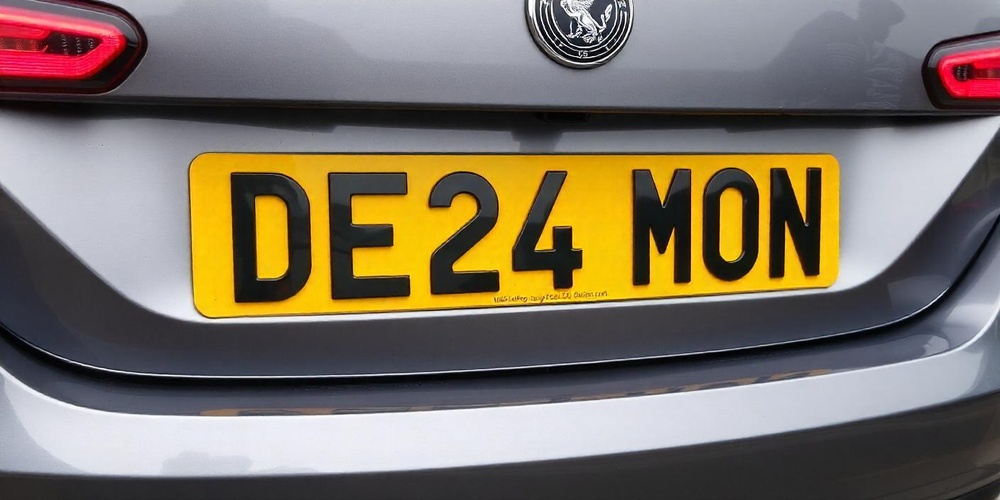
#> input picture car.jpg, 1000 x 500 px, shrunk from 1408 x 704 before the run
$ jupyter execute workshop5.ipynb
#> lines starting #> are read from the running program, lines starting #| are printed output that depends on the picture
## WORKSHOP -5: License-Plate-Detection-using-OpenCV-and-Haar-Cascade
## NAME : AANKARSH J
## REG.NO: 212223233001

[cell 1]
import cv2
import os
import urllib.request
import matplotlib.pyplot as plt

[cell 2]
img = cv2.imread('car.jpg')
#> img is the input picture: shape (500, 1000, 3); mean B, G, R 101.5, 115.3, 125.3

[cell 3]
img_rgb = cv2.cvtColor(img, cv2.COLOR_BGR2RGB)

plt.imshow(img_rgb)
plt.title("Input Image")
plt.axis('off')
plt.show()


gray = cv2.cvtColor(img, cv2.COLOR_BGR2GRAY)
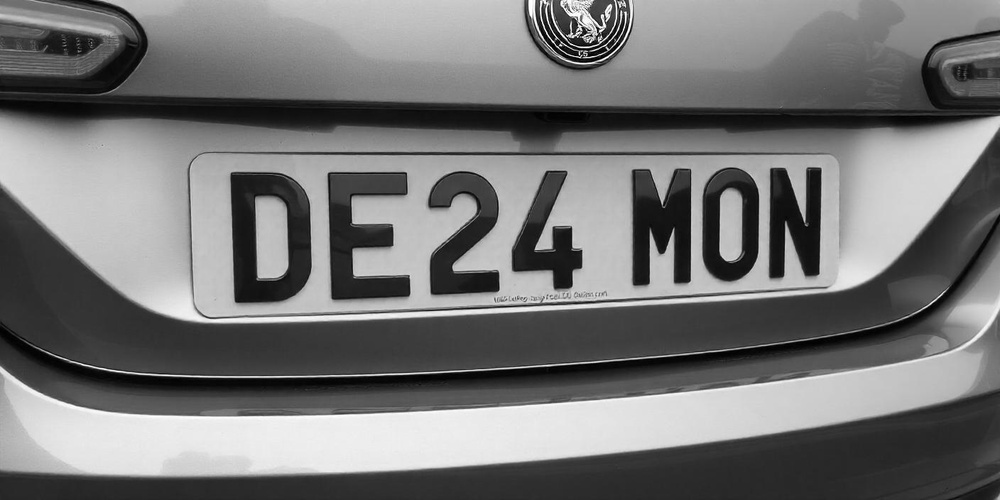
#> gray: shape (500, 1000); min 0, max 255, mean 116.7
plt.imshow(gray, cmap='gray')
plt.title("Grayscale Image")
plt.axis('off')
plt.show()

cascade_url = "https://raw.githubusercontent.com/opencv/opencv/master/data/haarcascades/haarcascade_russian_plate_number.xml"
cascade_file = "haarcascade_russian_plate_number.xml"

if not os.path.exists(cascade_file):
    urllib.request.urlretrieve(cascade_url, cascade_file)
#> (this line was passed over: the network is not available in this run)
    print(" Haar Cascade downloaded successfully.")
else:
    print(" Haar Cascade file found.")

plate_cascade = cv2.CascadeClassifier(cascade_file)

if plate_cascade.empty():
    raise IOError(" Haar Cascade failed to load. Check file path or download again.")
else:
    print(" Haar Cascade loaded successfully.")

[cell 4]
gray_blur = cv2.GaussianBlur(gray, (5, 5), 0)
gray_eq = cv2.equalizeHist(gray_blur)
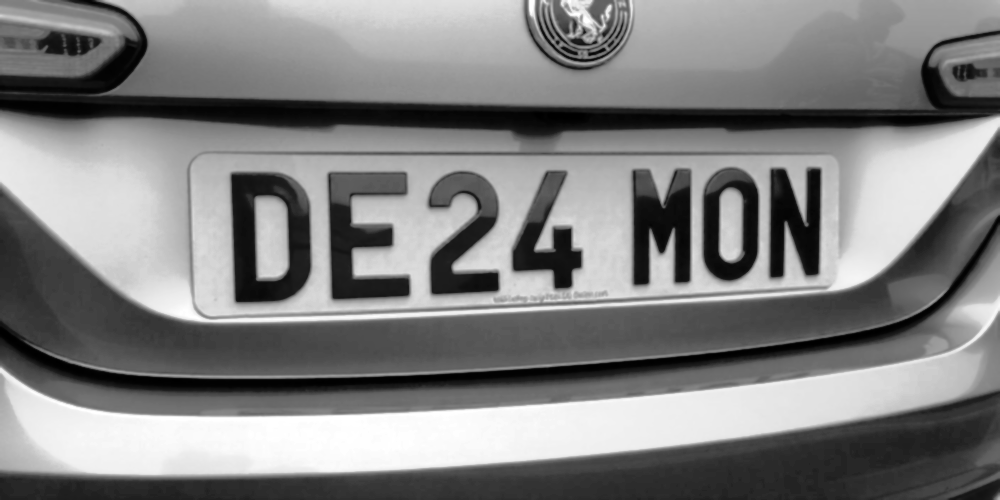
#> gray_eq: shape (500, 1000); min 0, max 255, mean 128.2

plt.imshow(gray_eq, cmap='gray')
plt.title("Preprocessed Image")
plt.axis('off')
plt.show()

plates = plate_cascade.detectMultiScale(gray_eq, scaleFactor=1.1, minNeighbors=5)
#> plates = ()

print(f"Detected {len(plates)} plate(s).")
#| Detected 0 plate(s).

[cell 5]
output_img = img_rgb.copy()

for (x, y, w, h) in plates:
    cv2.rectangle(output_img, (x, y), (x+w, y+h), (255, 0, 0), 2)
    plate_region = img[y:y+h, x:x+w]
    cv2.imwrite(f"plate_{x}_{y}.png", plate_region)  # Save cropped plate image
#> this loop made 0 passes

plt.imshow(output_img)
plt.title("Detected License Plate(s)")
plt.axis('off')
plt.show()
